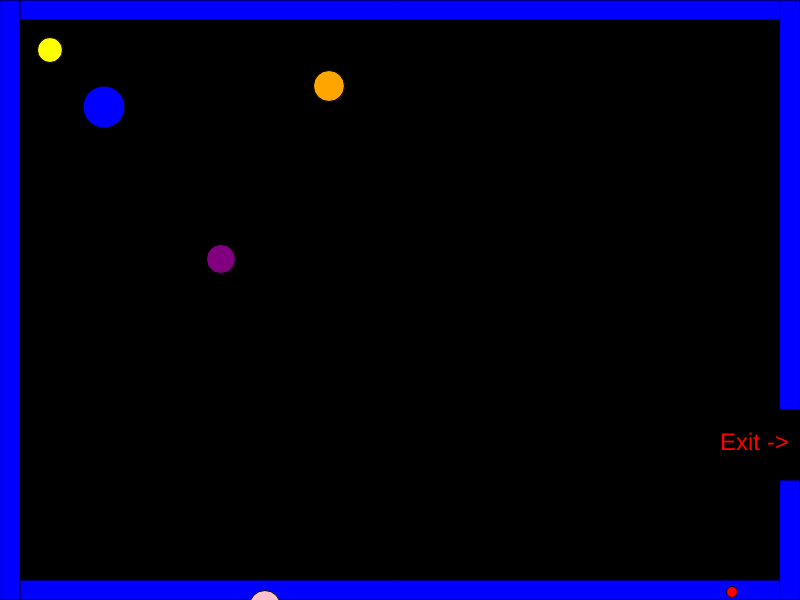
Frame 1 (no input)
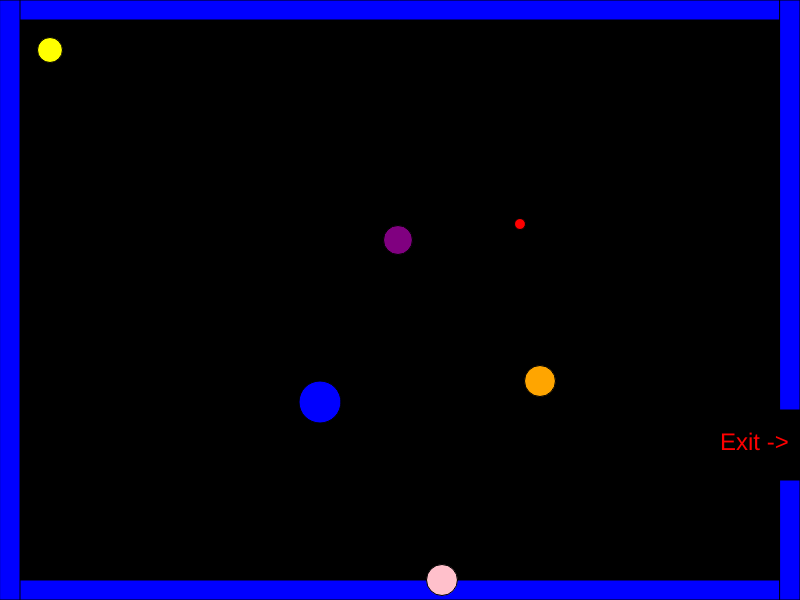
Frame 60 (no input)
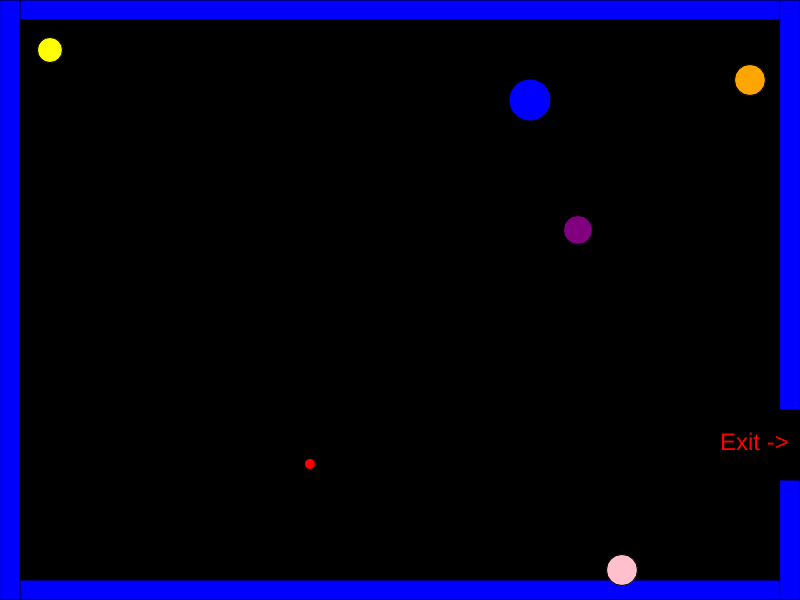
Frame 120 (the mouse pressed at the canvas centre since frame 60)

The p5.js sketch that drew these frames (run headless with seeded random() and noise() and a simulated clock; from frame 60 on, the mouse is pressed at the canvas centre):

// p5.js sketch
// ── sketch.js
var x = 50; var y = 50; var diameter = 25;
var mousex = 0; var mousey = 0;
var Xs = []; var Ys = [];
var Diameters = []

function setup()
{
    createCanvas(800,600);

    // Create 5 random circles
    for (var i = 0; i < 5; i++)
    {
        Xs[i] = getRandomNumber(800);
        Ys[i] = getRandomNumber(600);
        Diameters[i] = getRandomNumber(40);
    }
}

function draw()
{
    background(0);
    buildBarriers();
    drawPlayer(x,y,diameter);
    [x,y] = playerController(x,y);

    for (var i = 0; i < 5; i++)
    {
        drawEnemy(i,Xs[i],Ys[i],Diameters[i]);
        [Xs[i], Ys[i]] = enemyController(i,Xs[i],Ys[i]);
    }

    placeBarrierOnClick(mousex,mousey);
    chkWinCondition();
}

// ---------------------------- Extra Functions ------------------------------- //
function mouseClicked()
{
    mousex = mouseX;
    mousey = mouseY;
}

function drawPlayer(x,y,diameter)
{
    fill("yellow");
    circle(x,y,diameter);
}

function playerController(x,y)
{
    // Player Movement
    if (keyIsDown(65)) { x -= 5; }
    if (keyIsDown(68)) { x += 5; }
    if (keyIsDown(87)) { y -= 5; }
    if (keyIsDown(83)) { y += 5; }

    return [x,y];
}

function drawEnemy(index,x,y,diameter)
{
    if (index == 0) { fill("red"); }
    if (index == 1) { fill("blue"); }
    if (index == 2) { fill("orange"); }
    if (index == 3) { fill("pink"); }
    if (index == 4) { fill("purple"); }

    // Instantiate Enemy Circles
    circle(x,y,diameter);
}

function enemyController(index,x,y)
{
    // Moves Enemy Over Time
    if (index < 1) { x += 10; y += 4; }
    else if (index < 3 && index >= 1) { x -= 10; y += 5; }
    else if (index <= 4 && index >= 3) { x += 3; y += 10; }

    // Keeps Enemy In Canvas Bounds
    if (x > 800) { x = 0; }
    else if (x < 0) { x = 800; }
    if (y < 0) { y = 600; }
    else if (y > 600) { y = 0; }

    return [x,y];
}

function buildBarriers()
{
    // Canvas Barriers
    fill("blue");
    rect(0,0,800,20);
    rect(0,580,800,20);
    rect(0,0,20,600);
    rect(780,0,20,410);
    rect(780,480,20,120);

    // Exit Text
    fill("red");
    textSize(24);
    text("Exit ->",720,450);
}

function chkWinCondition()
{
    // Win Condition Check
    if (x > 800 && (y > 410 && y < 480)) 
    {
        fill("white");
        textSize(48);
        text("You Win!!",320,100);
    }
}

function placeBarrierOnClick(mousex,mousey)
{
    // Barrier Placement With Mouse
    if (mousex != 0 && mousey != 0) 
    { 
        fill("green");
        rect(mousex,mousey,20,50); 
    }
}

function getRandomNumber(number)
{
    return Math.floor(Math.random()*number)+10;
}
